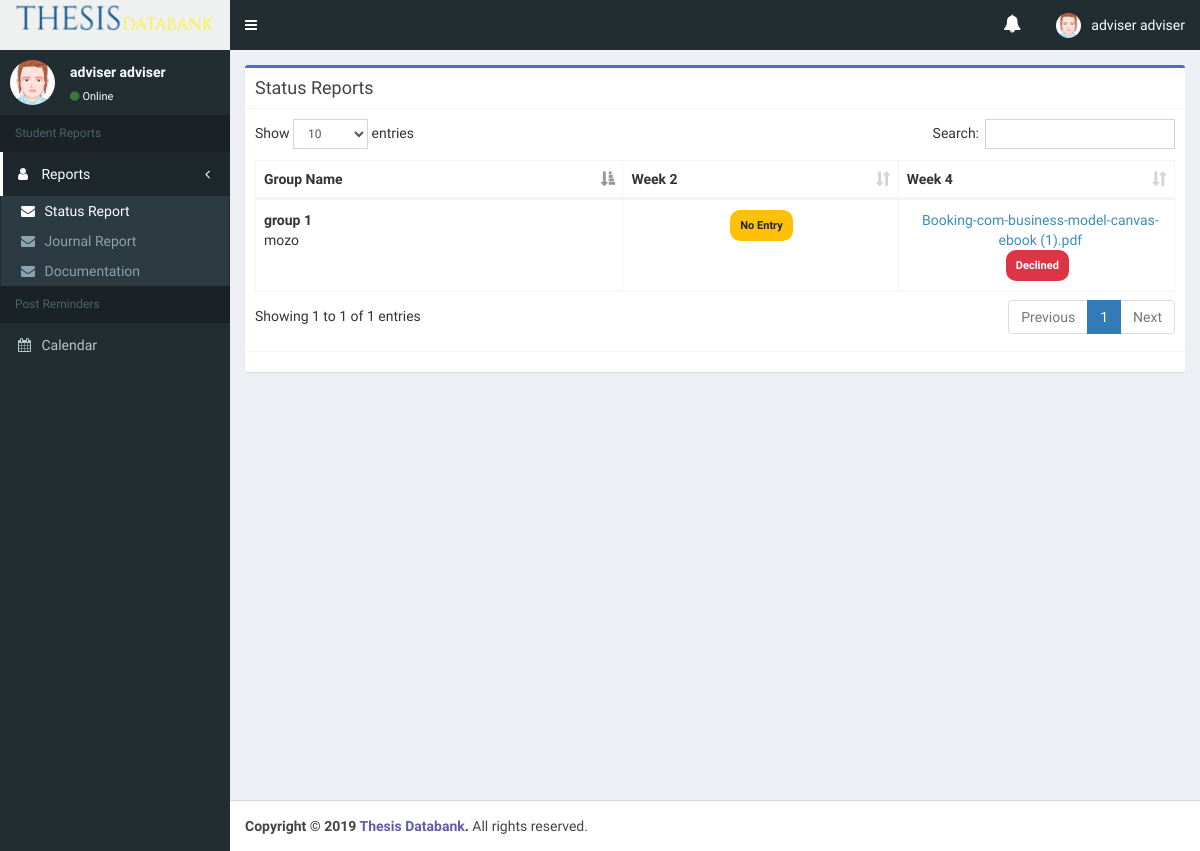
Page /adviser/statusreport.php (signed in) on the earlier database version.
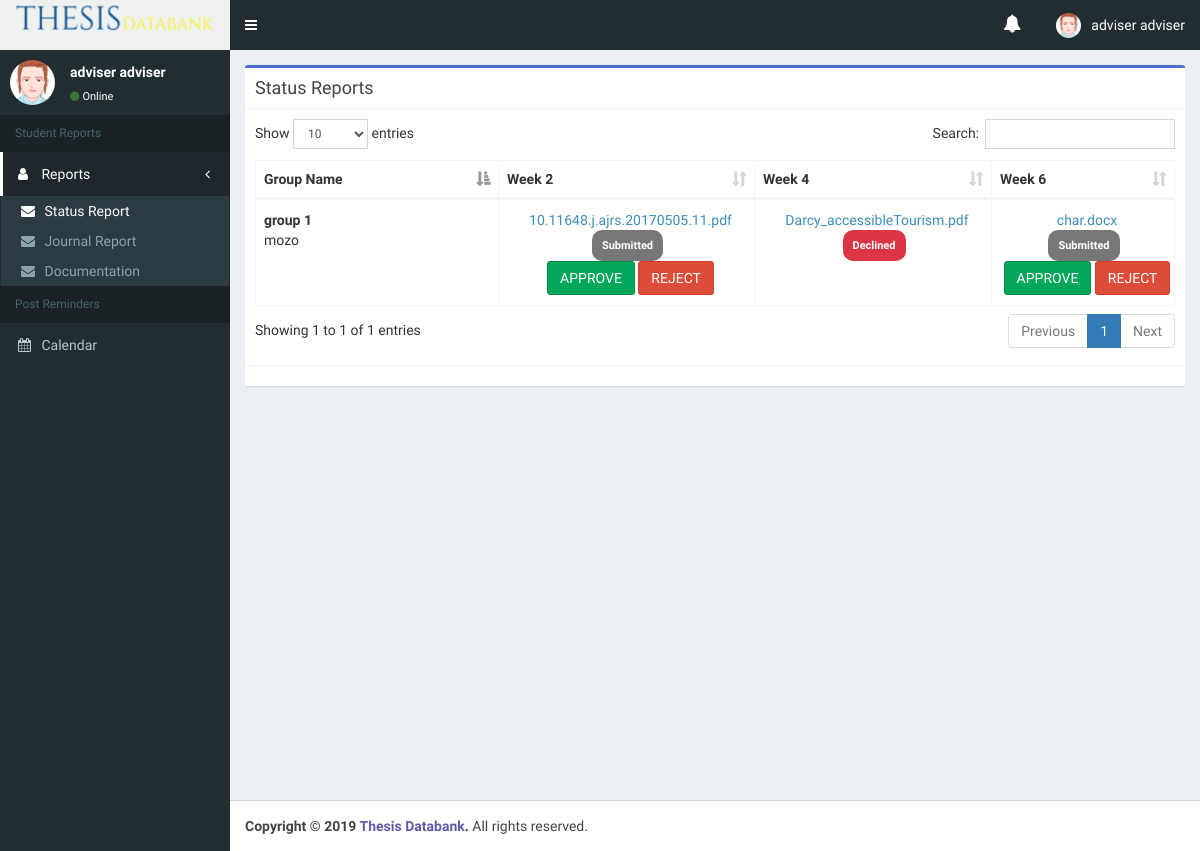
Same page on the later database version.
### tables this page shows
CREATE TABLE `events` (
  `id` int(11) NOT NULL,
  `title` varchar(255) NOT NULL,
  `sem` int(11) NOT NULL,
  `event_type` int(11) NOT NULL,
  `course` int(11) NOT NULL,
  `Description` varchar(255) NOT NULL,
  `start` datetime NOT NULL,
  `end` datetime NOT NULL,
  `user_id` int(11) NOT NULL
);

CREATE TABLE `groups` (
  `id` int(11) NOT NULL,
  `adviser` int(11) NOT NULL,
  `sem` int(11) NOT NULL,
  `program` tinyint(1) NOT NULL,
  `name` varchar(255) NOT NULL
);

CREATE TABLE `group_members` (
  `id` int(11) NOT NULL,
  `group_id` int(11) NOT NULL,
  `user_id` int(11) NOT NULL
);

CREATE TABLE `users` (
  `id` int(11) NOT NULL,
  `role` tinyint(1) NOT NULL,
  `program` tinyint(1) NOT NULL,
  `sem` int(11) NOT NULL COMMENT 'semester of user',
  `firstname` varchar(50) NOT NULL,
  `lastname` varchar(50) NOT NULL,
  `username` varchar(20) NOT NULL,
  `password` varchar(255) NOT NULL,
  `status` tinyint(1) NOT NULL,
  `date_created` datetime NOT NULL
);

CREATE TABLE `report` (
  `id` int(11) NOT NULL,
  `group_id` int(11) NOT NULL,
  `event_id` int(11) NOT NULL,
  `sem_id` int(11) NOT NULL,
  `report_type` int(11) NOT NULL,
  `report_filename` varchar(255) NOT NULL,
  `report_title` varchar(255) NOT NULL,
  `status` int(1) NOT NULL,
  `date_created` datetime NOT NULL
);

### adviser/statusreport.php (the view, shortened to what the changed rows need)
<?php
	include("../config/connectdb.php");
    $sem = $_SESSION['sem'];
    $uid = $_SESSION['uid'];
    $course = $_SESSION['branchid'];
?>
<!DOCTYPE html>
<html>
    <head>
        <link rel="stylesheet" href="../css/bootstrap/bootstrap.min.css">
        <link rel="stylesheet" href="../css/font-awesome/font-awesome.min.css">
        <link rel="stylesheet" href="../css/sweetalert/sweetalert.css">
        <link rel="stylesheet" href="../template/bower_components/datatables.net-bs/css/dataTables.bootstrap.min.css">
        <link rel="stylesheet" href="../template/dist/css/AdminLTE.min.css">
        <link rel="stylesheet" href="../template/dist/css/skins/skin-green.min.css">
        <link rel="stylesheet" href="css/main-admin.css">
        <link rel="stylesheet" href="css/validation.css">
    </head>
    <body class="hold-transition skin-green sidebar-mini fixed">
        <div class="wrapper">
            <div class="content-wrapper">
                <section class="content">
                <div class="row">
                        <div class = "col-md-12">
                            <div class="box box-info border-blue">
                                <div class="box-body">
                                    <table id="tblSreport" class="table table-bordered table-hover table-custom">
                                        <thead>
                                            <tr>
                                                <th width="20%">Group Name</th>
                                                <?php
                                                    $sqlEvents = "select * from events where sem = $sem AND event_type = 2 AND course = $course AND Description = 'Status Report' ORDER BY start ASC";
                                                    $res = mysqli_query($con, $sqlEvents);
                                                    while($row = mysqli_fetch_assoc($res)){
                                                        echo '<th width="15%">'.$row['title'].'</th>';
                                                    }
                                                ?>
                                            </tr>
                                        </thead>
                                        <?php
                                            $branchid = $_SESSION['branchid'];
                                            $query ="SELECT g.id as group_id, g.name as group_name, g.adviser as adviser_id, g.program as branch_id, sr.report_filename, sr.date_created, sr.report_type, u.firstname, u.lastname from groups g left join report sr on g.id = sr.group_id left join users u on u.id = g.adviser where g.program = $branchid AND g.adviser = $uid group by g.name";
                                            $result = mysqli_query($con, $query);
                                            while($row = mysqli_fetch_array($result))
                                            {
                                               echo '<tr>';
                                               echo    '<td> <b>'.$row["group_name"].'</b>';
                                                    $gmembers ="SELECT g.group_id, g.user_id, u.lastname FROM group_members g left join users u on g.user_id = u.id WHERE group_id = ".$row['group_id']."";
                                                    $gresult = mysqli_query($con, $gmembers);
                                                    while($grow = mysqli_fetch_array($gresult))
                                                    {
                                                        echo '<br>'. $grow['lastname'];
                                                    }
                                               echo    '</td>';
                                                  $events ="SELECT * FROM events WHERE sem = $sem AND course = $course AND event_type = 2 AND Description = 'Status Report' AND user_id = $uid ORDER BY start ASC";
                                                    $eresult = mysqli_query($con, $events);
                                                    while($erow = mysqli_fetch_array($eresult))
                                                    {
                                                        echo '<td style="text-align:center">';
                                                        $reportCheck = "SELECT * FROM report WHERE group_id = ".$row['group_id']." AND event_id = ".$erow['id']." AND report_type = 1";
                                                        $rresult = mysqli_query($con, $reportCheck);
                                                        if(mysqli_num_rows($rresult) > 0) {
                                                            while($rrow = mysqli_fetch_array($rresult))
                                                            {
                                                                echo '<a href="../student/'.$rrow['report_filename'].'" title="Click to Download">'.str_replace("testupload/","", $rrow['report_filename']).'</a><br>';
                                                                if($rrow['status'] == 1) {
                                                                    echo '<span class="badge badge-dark" style="padding:10px; font-size:11px!important;">Submitted</span>';
                                                                    echo '<br>';
                                                                    echo '<a width="10%" class="btn btn-success" href="php/update_status.php?id='.$rrow["id"].'&pageid=1&action=a">APPROVE</a>  <a class="btn btn-danger" href="php/update_status.php?id='.$rrow["id"].'&pageid=1&action=r">REJECT</a>';
                                                                }else if($rrow['status'] == 2) {
                                                                    echo '<span class="badge badge-success" style="padding:10px; font-size:11px!important;color:#fff;background-color: #dc3545"">Declined</span>';
                                                                }else if($rrow['status'] == 3) {
                                                                    echo '<span class="badge badge-success" style="padding:10px; font-size:11px!important;color:#fff;background-color: #28a745"">Approved</span>';
                                                                }else if($v['status'] == 4) {
                                                                    echo '<span class="badge badge-success" style="padding:10px; font-size:11px!important;color:#fff;background-color: #28a745"">Approved</span>';
                                                                }else if($v['status'] == 5) {
                                                                    echo '<span class="badge badge-success" style="padding:10px; font-size:11px!important;color:#fff;background-color: #28a745"">Approved</span>';
                                                                }else if($v['status'] == 6) {
                                                                    echo '<span class="badge badge-success" style="padding:10px; font-size:11px!important;color:#fff;background-color: #28a745"">Approved</span>';
                                                                }else {
                                                                    echo '<span class="badge badge-danger" style="padding:10px; font-size:11px!important;color:#212529;background-color: #ffc107">No Entry</span>';
                                                                }
                                                            }
                                                        }else {
                                                            echo '<span class="badge badge-danger" style="padding:10px; font-size:11px!important;color:#212529;background-color: #ffc107">No Entry</span>';
                                                        }
                                                        echo '</td>';
                                                    }
                                               echo '</tr>';
                                            }
                                        ?>
                                    </table>
                                </div>
                            </div>
                        </div>
                    </div>
                    </div>
            </div>
    </body>
</html>

Differences in the rows shown:
removed report: report_filename "Booking-com-business-model-canvas-ebook (1).pdf", status "Declined", shown under events "Week 4"
shown differently, row unchanged: events "Week 2": no longer shows "No Entry"
added events: title "Week 6"
added report: report_filename "10.11648.j.ajrs.20170505.11.pdf", shown under events "Week 2"
added report: report_filename "Darcy_accessibleTourism.pdf", status "Declined", shown under events "Week 4"
added report: report_filename "char.docx"
